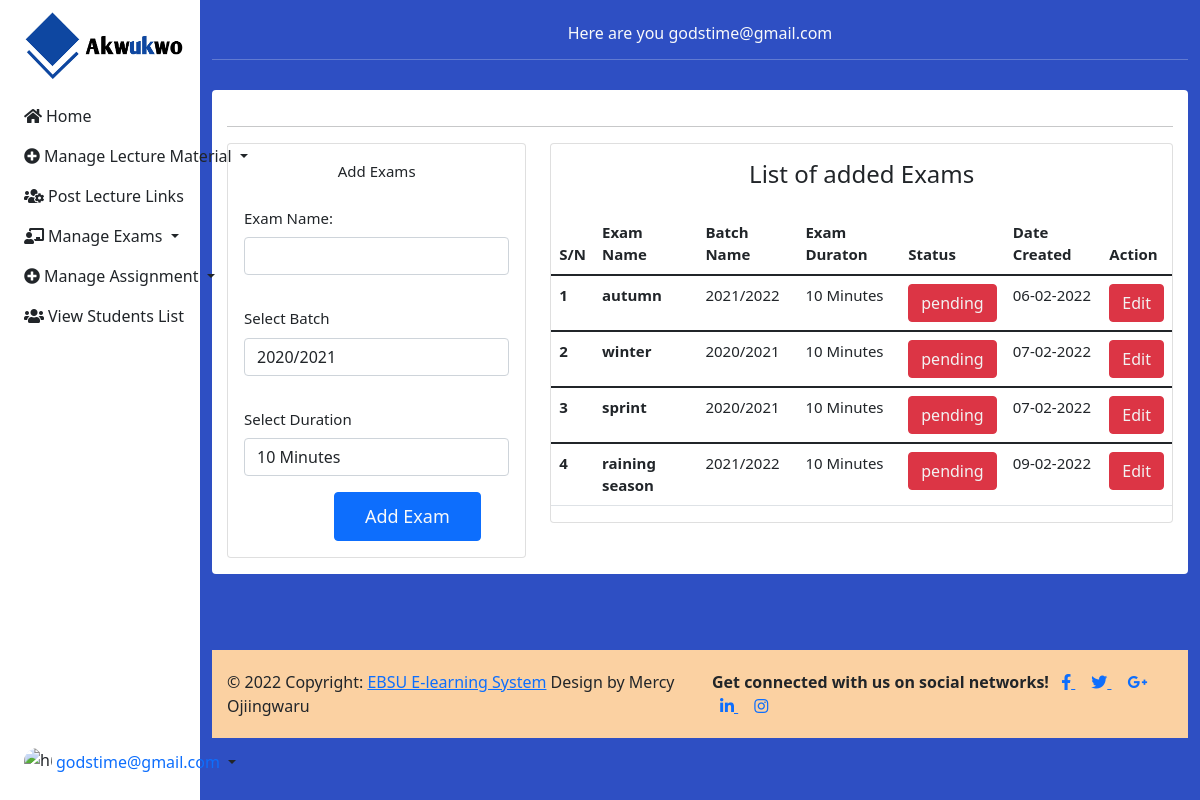
The page /lecturer/index.php?a=quiz&b=cbt (signed in) on the database its author committed.
### tables this page shows
CREATE TABLE `quiz` (
  `id` int(10) NOT NULL,
  `lecturerid` int(10) NOT NULL,
  `examname` varchar(100) NOT NULL,
  `batchid` varchar(40) NOT NULL,
  `coursetitle` varchar(100) NOT NULL,
  `examduration` varchar(20) NOT NULL,
  `totalque` varchar(10) NOT NULL,
  `markperitque` int(10) NOT NULL,
  `markperongque` int(10) NOT NULL,
  `datecreated` varchar(20) NOT NULL,
  `examdate` varchar(20) NOT NULL,
  `examstatus` varchar(10) NOT NULL
);

### lecturer/index.php (called while the page is built, shortened)
<?php
require_once 'header.php';
?>
<?php
require_once '../includes/footer.php';
?>

### server/classes/dbconnection.php (called while the page is built, shortened)
<?php
class DbConnection {
	private $host = "localhost";
	private $dbname = "e-learning";
	private $username = "root";
	private $password = "";
	public function __construct() {
		try {
			$this->connection =
			new PDO('mysql:host=' . $this->host . ';dbname=' . $this->dbname, $this->username, $this->password);
		} catch(PDOException $ex) {
			echo $ex->getMessage();
		}
	}
}
?>

### server/classes/fetchData.php (called while the page is built, shortened)
<?php
require_once('dbconnection.php');
class fetchData extends DbConnection
{
    public function displayAllAcademicSession()
    {
        $sql = "SELECT * FROM classbatch ORDER BY id";
        $qry = $this->connection->prepare($sql);
        $exec = $qry->execute(array());
        if ($qry->errorCode() == 0) {
            if ($qry->rowCount() > 0) {
                return $qry->fetchAll(PDO::FETCH_ASSOC);
            } else {
                return 0;
            }
        } else {
            return array('status' => 0, 'message' => $qry->errorInfo());
        }
    }
    public function displayAddExam()
    {
        $sql = "SELECT * FROM quiz WHERE lecturerid = '{$_SESSION['lecturerid']}'";
        $qry = $this->connection->prepare($sql);
        $exec = $qry->execute(array());
        if ($qry->errorCode() == 0) {
            if ($qry->rowCount() > 0) {
                return $qry->fetchAll(PDO::FETCH_ASSOC);
            } else {
                return 0;
            }
        } else {
            return array('status' => 0, 'message' => $qry->errorInfo());
        }
    }
}

### lecturer/quiz.php (the view, shortened to what this page needs)
<?php
require_once '../server/classes/fetchData.php';
$fetchData = new fetchData;
?>
<div class="mt-4 pb-3">
    <div class="container wrap pb-3 text-dark">
      <hr>
      <div class="row">
          <div class="col col-lg-4 col-md-12">
            <div class="card card-body">
                <p class="card-title text-center">Add Exams</p>
                <form method="post" class="form-horizontal m-t-30" id="" action="">
                  <div class="mb-3">
                    <label for="exampleInputName" class="form-label">Exam Name:</label>
                    <input type="text" class="form-control" name="fullname" id="exampleInputNam" aria-describedby="nameHelp"  required>
                  </div>
                  <div class="mb-3">
                  <?php
                    $fetchResponse = $fetchData->displayAllAcademicSession();
                    if(is_array($fetchResponse)){
                      if(isset($fetchResponse['status'])){
                          '<div class="alert alert-danger">'.print_r($fetchResponse['message']).'</div>';
                      }else {
                  ?>
                  <div class="form-group mb-3">
                    <label class="form-label">Select Batch</label>
                    <select name="batch" class="form-control form-control-line" required>
                      <?php  foreach($fetchResponse as $row){ ?>
                        <option value="<?php echo $row['batch']?>"><?php echo $row['batch']?></option>
                        <?php }}}?>
                    </select>
                  </div>
                  </div>
                  <div class="form-group">
                    <label class="form-label">Select Duration</label>
                    <select name="duration" class="form-control form-control-line" required>
                        <option value="10">10 Minutes</option>
                    </select>
                  </div>
                    <div class="form-group mt-3">
                        <button class="btn btn-primary submitbtn text-light btn-rounded waves-effect waves-light m-b-40" name="btnAdd" type="submit">Add Exam</button>
                    </div>
                </form>
              </div>
            </div>
          <div class="col col-lg-8 col-md-12">
              <div class="card">
                  <div class="card-body">
                      <h4 class="card-title text-center"><p class="text-center">List of added Exams</p></h4>
                  </div>
                  <div class="table-responsive" style="overflow-x:scroll;">
                      <table class="table table-hover">
                          <thead>
                              <tr>
                                <th scope="col">S/N</th>
                                <th scope="col">Exam Name</th>
                                <th scope="col">Batch Name</th>
                                <th scope="col">Exam Duraton</th>
                                <th scope="col">Status</th>
                                <th scope="col">Date Created</th>
                                <th scope="col">Action</th>
                              </tr>
                          </thead>
                          <?php
                            $fetchData = new fetchData;
                            $fetchResponse = $fetchData->displayAddExam();
                            if(is_array($fetchResponse)){
                              if(isset($fetchResponse['status'])){
                                  '<div class="alert alert-danger">'.print_r($fetchResponse['message']).'</div>';
                              }else {
                                $count = 1;
                                foreach($fetchResponse as $row){
                          ?>
                          <tbody>
                            <tr>
                              <th scope="row"><?php echo $count; ?></th>
                              <th><?php echo $row['examname'] ?></th>
                              <td><?php echo $row['batchid']?></td>
                              <td><?php echo $row['examduration'].' Minutes'?></td>
                              <td><a href="" class="btn btn-danger ti-trash" style="color:#F2F2F2"><?php echo $row['examstatus']?></a></td>
                              <td><?php echo $row['datecreated']?></td>
                              <td><a href="" class="btn btn-danger ti-trash" style="color:#F2F2F2">Edit</a></td>
                            </tr>
                          </tbody>
                          <?php
                            $count+=1;
                            }}}
                          ?>
                      </table>
                  </div>
              </div>
          </div>
      </div>
    </div>
  </div>

### assets/css/style.css (style rules this page uses)
* { margin:0; padding: 0; box-sizing: border-box; }
.wrap { background: #fff; border-radius: 4px; font-size: 15px; }
.submitbtn { padding: 10px 30px; margin-left: 90px; font-size: 1.2em; }
.form-label { margin-top: 1rem; }
p { margin: 0%; }
.container { margin: 30px auto; background: white; padding: 20px 15px; }

### rows shown on the page
quiz: examname "autumn", batchid "2021/2022", examduration "10", examstatus "pending", datecreated "06-02-2022"
quiz: examname "winter", batchid "2020/2021", examduration "10", examstatus "pending", datecreated "07-02-2022"
quiz: examname "sprint", batchid "2020/2021", examduration "10", examstatus "pending", datecreated "07-02-2022"
quiz: examname "raining season", batchid "2021/2022", examduration "10", examstatus "pending", datecreated "09-02-2022"

### other values the page prints
$_SESSION['email'] "godstime@gmail.com"
FULL_NAME "EBSU E-learning System"
DEVELOPERNAME "Mercy Ojiingwaru"
form field batch "2020/2021"
